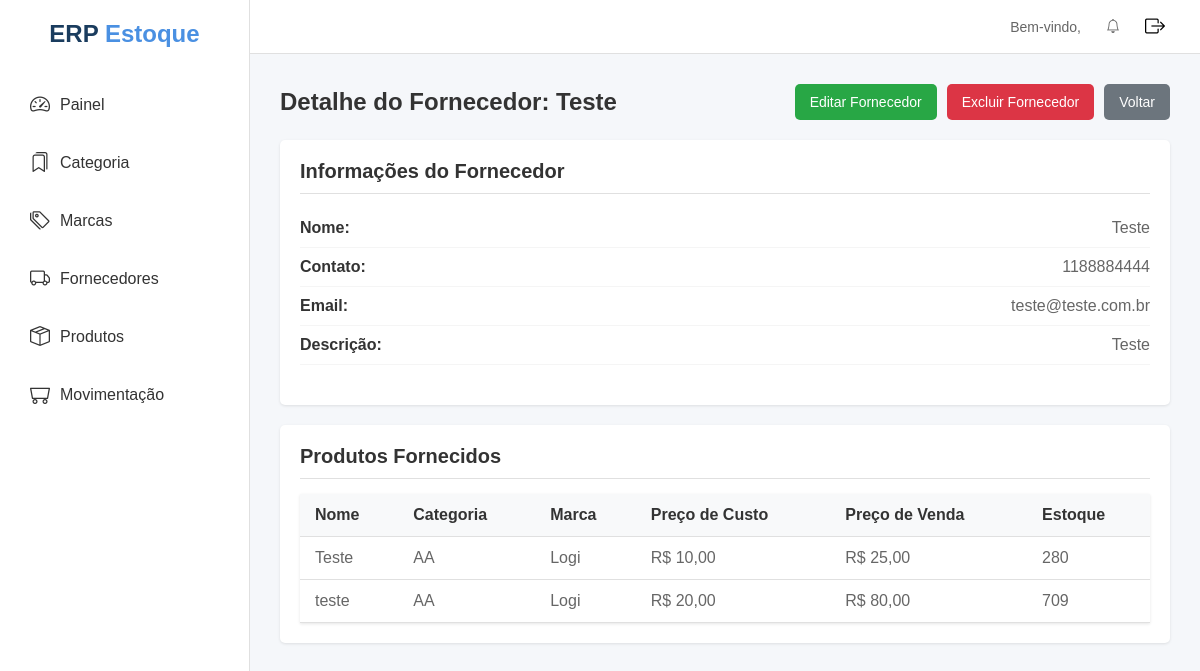
Screenshot of /Fornecedor/4/detalhe/ with the database file from the repository.
### apps/fornecedor/models.py (models this page shows, shortened)
class Fornecedor(models.Model):
    nome = models.CharField(max_length=500)
    contato = models.CharField(max_length=20, blank=True, null=True)
    email = models.EmailField(blank=True, null=True)
    descricao = models.TextField(null=True, blank=True)
    status = models.BooleanField(default=True)
    created_at = models.DateTimeField(auto_now_add=True)
    updated_at = models.DateTimeField(auto_now=True)
    class Meta:
        ordering = ['nome']

### apps/produtos/models.py (models this page shows, shortened)
class Produto(models.Model):
    nome = models.CharField(max_length=500)
    codigo_barras = models.CharField(max_length=128, unique=True, null=True, blank=True)
    categoria = models.ForeignKey(Categoria, on_delete=models.PROTECT, related_name='produtos',
                                  limit_choices_to={'status': True},)
    marca = models.ForeignKey(Marca, on_delete=models.PROTECT, related_name='produtos',
                              limit_choices_to={'status': True},)
    fornecedor = models.ForeignKey(Fornecedor, on_delete=models.PROTECT, related_name='produtos',
                                   limit_choices_to={'status': True},)
    descricao = models.TextField(null=True, blank=True)
    num_serie = models.CharField(max_length=200, null=True, blank=True)
    preco_custo = models.DecimalField(max_digits=20, decimal_places=2)
    preco_venda = models.DecimalField(max_digits=20, decimal_places=2)
    quantidade = models.PositiveIntegerField(default=0)
    estoque_minimo = models.PositiveIntegerField(default=10)
    imagem = models.ImageField(null=True, blank=True, upload_to='produtos/')
    barcode_image = models.ImageField(upload_to='barcodes/', blank=True, null=True)
    qr_code = models.ImageField(upload_to='qrcodes/', blank=True, null=True)
    status = models.BooleanField(default=True)
    created_at = models.DateTimeField(auto_now_add=True)
    updated_at = models.DateTimeField(auto_now=True)
    class Meta:
        ordering = ['nome']

### apps/categorias/models.py (models this page shows)
class Categoria(models.Model):
    nome = models.CharField(max_length=500)
    descricao = models.TextField(null=True, blank=True)
    status = models.BooleanField(default=True)
    created_at = models.DateTimeField(auto_now_add=True)
    updated_at = models.DateTimeField(auto_now=True)
    class Meta:
        ordering = ['nome']
    def __str__(self):
        return self.nome

### apps/marcas/models.py (models this page shows)
class Marca(models.Model):
    nome = models.CharField(max_length=500)
    descricao = models.TextField(null=True, blank=True)
    status = models.BooleanField(default=True)
    created_at = models.DateTimeField(auto_now_add=True)
    updated_at = models.DateTimeField(auto_now=True)
    class Meta:
        ordering = ['nome']
    def __str__(self):
        return self.nome

### apps/fornecedor/views.py (the view)
# urls.py: path('Fornecedor/<int:pk>/detalhe/', FornecedorDetailView.as_view(), name='fornecedor_detail'),
class FornecedorDetailView(DetailView):
    model = Fornecedor
    template_name = 'fornecedor/fornecedores_detail.html'
    def get_context_data(self, **kwargs):
        context = super().get_context_data(**kwargs)
        context['produtos'] = Produto.objects.filter(fornecedor=self.object).order_by('-created_at')
        return context

### apps/notificacao/context_processors.py (called while the page is built)
def notificacoes(request):
    return {
        'notificacoes': Notificacao.objects.filter(lida=False)
    }

### apps/templates/fornecedor/fornecedores_detail.html (shortened to what this page needs)
{% extends 'layouts/base.html' %}
{% block conteudo %}
<div class="content">
    <div class="page-header">
        <h1>Detalhe do Fornecedor: {{ fornecedor.nome }}</h1>
        <div class="filter-buttons">
            <a href="{% url 'fornecedores:fornecedores_form' fornecedor.id %}" class="btn btn-edit">Editar Fornecedor</a>
            <button class="btn btn-delete" data-id="{{ fornecedor.id }}">Excluir Fornecedor</button>
            <a href="{% url 'fornecedores:fornecedores_list' %}" class="btn btn-secondary">Voltar</a>
        </div>
    </div>
    <div class="detail-card">
        <h2>Informações do Fornecedor</h2>
        <div class="detail-content">
            <div class="detail-info">
                <div class="detail-row">
                    <span class="detail-label">Nome:</span>
                    <span class="detail-value">{{ fornecedor.nome }}</span>
                </div>
                <div class="detail-row">
                    <span class="detail-label">Contato:</span>
                    <span class="detail-value">{{ fornecedor.contato|default:"Não informado" }}</span>
                </div>
                <div class="detail-row">
                    <span class="detail-label">Email:</span>
                    <span class="detail-value">{{ fornecedor.email|default:"Não informado" }}</span>
                </div>
                <div class="detail-row">
                    <span class="detail-label">Descrição:</span>
                    <span class="detail-value">{{ fornecedor.descricao|default:"Sem descrição" }}</span>
                </div>
            </div>
        </div>
    </div>
    <div class="detail-card produtos-card">
        <h2>Produtos Fornecidos</h2>
        <table class="table">
            <thead>
                <tr>
                    <th>Nome</th>
                    <th>Categoria</th>
                    <th>Marca</th>
                    <th>Preço de Custo</th>
                    <th>Preço de Venda</th>
                    <th>Estoque</th>
                </tr>
            </thead>
            <tbody>
                {% for produto in produtos %}
                    <tr>
                        <td>{{ produto.nome }}</td>
                        <td>{{ produto.categoria|default:"Não informado" }}</td>
                        <td>{{ produto.marca|default:"Não informado" }}</td>
                        <td>R$ {{ produto.preco_custo|floatformat:2 }}</td>
                        <td>R$ {{ produto.preco_venda|floatformat:2 }}</td>
                        <td>{{ produto.quantidade|default:"0" }}</td>
                    </tr>
                {% empty %}
                    <tr>
                        <td colspan="6" class="text-center">Nenhum produto associado a este fornecedor.</td>
                    </tr>
                {% endfor %}
            </tbody>
        </table>
    </div>
</div>
{% endblock %}

### apps/static/assets/css/style.css (style rules this page uses)
* { margin: 0; padding: 0; box-sizing: border-box; font-family: Arial, sans-serif; }
body { background-color: #f5f7fa; }
.content { padding: 30px; }
.content h1 { font-size: 24px; color: #333; }
.page-header { display: flex; justify-content: space-between; align-items: center; margin-bottom: 20px; }
.table { width: 100%; border-collapse: collapse; background-color: #fff; box-shadow: 0 1px 3px rgba(0, 0, 0, 0.1); }
.table th, .table td { padding: 12px 15px; text-align: left; border-bottom: 1px solid #e0e0e0; }
.table th { background-color: #f8f9fa; font-weight: 600; color: #333; }
.table td { color: #666; }
.btn { padding: 10px 15px; border: none; border-radius: 5px; font-size: 14px; cursor: pointer; text-decoration: none; display: inline-block; }
.btn-secondary { background-color: #6c757d; color: #fff; }
.btn-edit { background-color: #28a745; color: #fff; }
.btn-delete { background-color: #dc3545; color: #fff; }
.filter-buttons { display: flex; gap: 10px; margin-left: auto; }
.detail-card { background-color: #fff; border-radius: 5px; box-shadow: 0 1px 3px rgba(0, 0, 0, 0.1); padding: 20px; margin-bottom: 20px; }
.detail-card h2 { font-size: 20px; color: #333; margin-bottom: 15px; border-bottom: 1px solid #e0e0e0; padding-bottom: 10px; }
.detail-content { display: flex; gap: 20px; margin-bottom: 20px; flex-wrap: wrap; }
.detail-info { flex: 2; min-width: 300px; }
.detail-row { display: flex; justify-content: space-between; padding: 10px 0; border-bottom: 1px solid #f5f5f5; }
.detail-label { font-weight: 600; color: #333; }
.detail-value { color: #666; }

### rows the page displays
Fornecedor: nome "Teste", contato "1188884444", email "teste@teste.com.br", descricao "Teste"
Produto: nome "Teste", categoria "AA", marca "Logi", preco_custo "10,00", preco_venda "25,00", quantidade "280"
Produto: nome "teste", categoria "AA", marca "Logi", preco_custo "20,00", preco_venda "80,00", quantidade "709"
